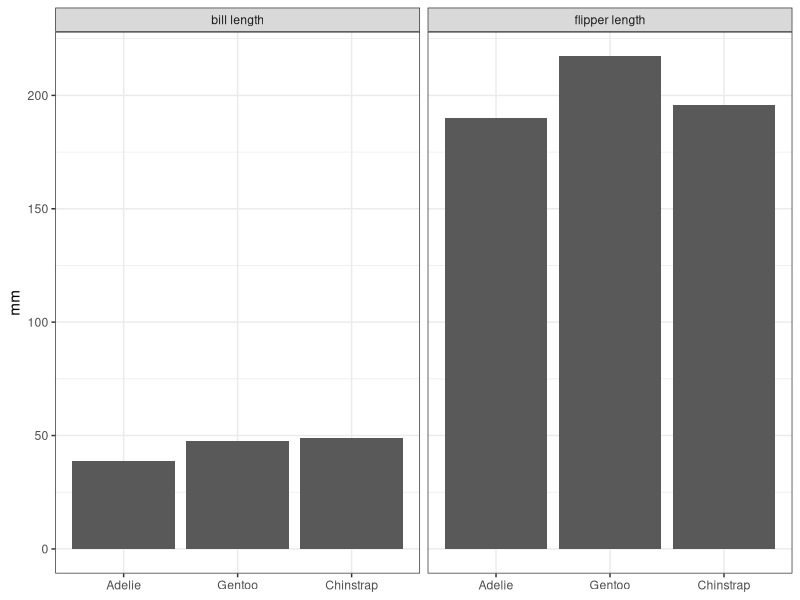
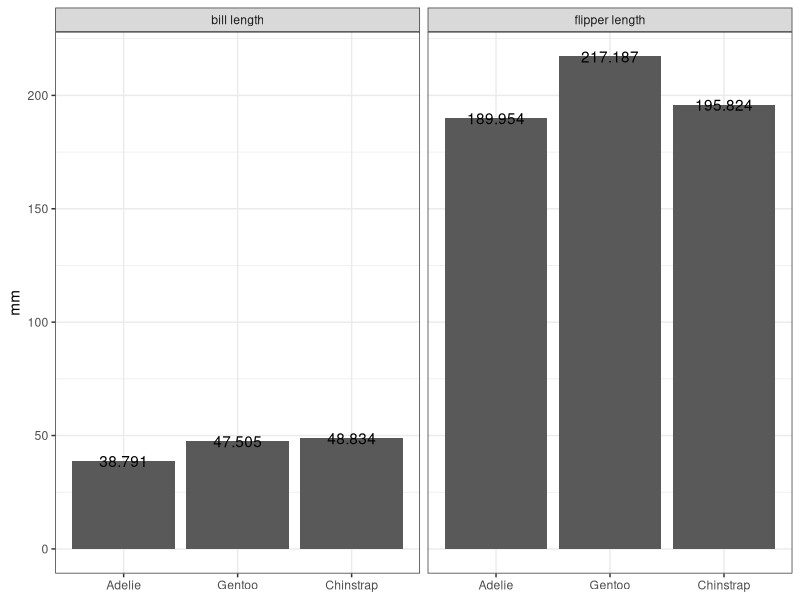

Generate these figures, in order, with R:
## ---- chunk 1
knitr::opts_chunk$set(echo = TRUE,
                      message = FALSE,
                      warning = FALSE,
                      fig.dim = c(5, 3))

# tidyverse used throughout, load it all here
library(tidyverse)
## ---- chunk 2

library(palmerpenguins)

# If we want to communicate the average bill and flipper lengths of the different species of penguins, we can do that pretty easily with a number of visualizations. Here's a simple bar graph:

long_data <- penguins %>%
  group_by(species) %>%
  summarise(across(matches('_length'),
            ~mean(.x, na.rm = TRUE))) %>%
  ungroup() %>%
  arrange(bill_length_mm) %>%
  mutate(species = fct_inorder(species)) %>%
  rename_with(~gsub('_mm', '', .x)) %>%
  rename_with(~gsub('_', ' ', .x)) %>%
  pivot_longer(-species) 

bars <- long_data %>%
  ggplot(., aes(x = species, y = value)) +
    geom_bar(stat = 'identity') +
    facet_wrap(~name) +
    theme_bw() +
    labs(x = NULL, y = "mm")

bars
## ---- chunk 3

bars + geom_text(aes(label = round(value, 3)))

## ---- chunk 4

# Since we're already loaded the tidyverse package, we can print a tibble, but we'll want to widen our data first (which is how it's structured in the source)

wide_data <- long_data %>%
  pivot_wider(names_from = name, values_from = value)

wide_data

## ---- chunk 5

library(kableExtra)

kbl(wide_data, digits = 2) %>%
  kable_styling(full_width = FALSE)
